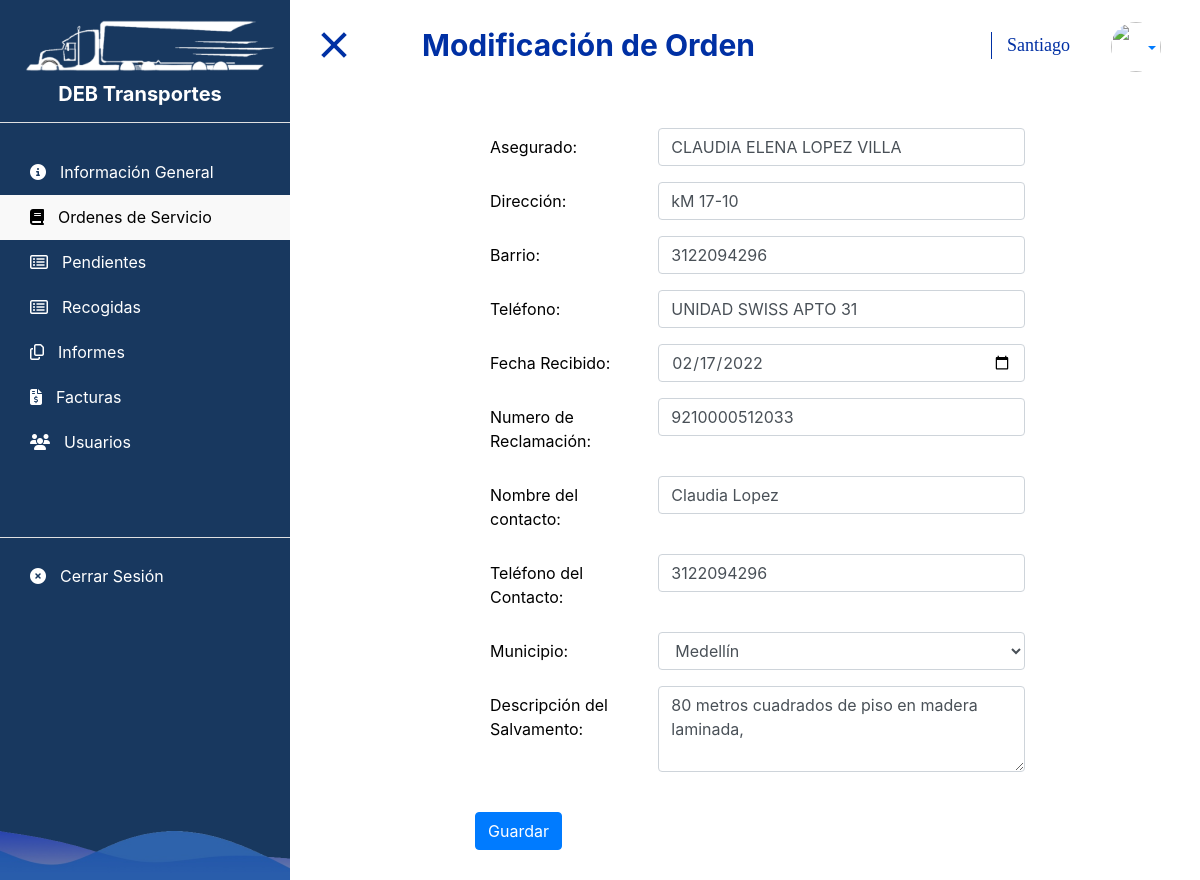
The app's page /views/modifyOrder.php?order=1404 (signed in) with its own data.
### tables this page shows
CREATE TABLE `orders` (
  `id` int(11) NOT NULL,
  `insured` varchar(50) NOT NULL,
  `address` varchar(100) NOT NULL,
  `community` varchar(25) NOT NULL,
  `phone` varchar(20) NOT NULL,
  `received_date` date NOT NULL,
  `claim_number` varchar(20) NOT NULL,
  `contact_name` varchar(50) NOT NULL,
  `contact_phone` varchar(20) NOT NULL,
  `municipality` varchar(30) NOT NULL,
  `state` varchar(15) NOT NULL,
  `description` text NOT NULL,
  `modification_date` date NOT NULL,
  `last_date` date NOT NULL,
  `photo` varchar(20) NOT NULL,
  `fk_lot` int(11) NOT NULL DEFAULT 0
);

### views/reports.php (called while the page is built)
<?php
function excelReport() {
    return "
<div class='modal' id='reportsModal' tabindex='-1'>
    <div class='modal-dialog'>
        <div class='modal-content'>
            <div class='modal-header'>
                <h5 class='modal-title'>Generación de Informes</h5>
                <button type='button' class='close' data-dismiss='modal' aria-label='Close'>
                    <span aria-hidden='true'>&times;</span>
                </button>
            </div>
            <form name='excel' action='' id='reports_form' method='POST'>
                <div class='modal-body'>
                    <span>Seleccione el rango de fechas:</span><br>
                    <div class='form-group mt-3'>
                        <div class='d-flex'>
                            <label for='start_date' class='col-sm-4 col-form-label'>Fecha Inicial:</label>
                            <input type='date' name='start_date' class='form-control pgtion' placeholder='Fecha inicial' id='start_date' required maxlength='10' onchange='return startDateCheck();'>
                        </div>
                        <div id='start_date_feed'></div>
                    </div>
                    <div class='form-group mt-3'>
                        <div class='d-flex'>
                            <label for='end_date' class='col-sm-4 col-form-label'>Fecha Final:</label>
                            <input type='date' name='end_date' class='form-control pgtion' placeholder='Fecha final' id='end_date' required maxlength='10' onchange='return endDateCheck();'>
                        </div>
                        <div id='end_date_feed'></div>
                    </div>
                </div>
                <div class='modal-footer'>
                    <button type='button' class='btn btn-secondary' data-dismiss='modal'>Cerrar</button>
                    <button type='button' name='btnsubmit2' onclick='return formValidation2();' class='btn btn-success'>Informe Tiempos</button>
                    <button type='button' name='btnsubmit' onclick='return formValidation();' class='btn btn-primary'>Informe General</button>
                </div>
            </form>
        </div>
    </div>
</div>
<script src='../assets/js/reportsDate.js' type='text/javascript'></script>
";
}
?>

### back_end/orderClass.php (called while the page is built, shortened)
<?php
class orderClass {
    function read($select, $values) {
        $db = new dataBaseConection();
        $con = $db->conected();
        $query = "SELECT $select FROM `orders` WHERE $values";
        $result = $con->query($query);
        return $result;
    }
}

### back_end/orderController.php (the view, shortened to what this page needs)
<?php
include_once 'orderClass.php';
class orderController {
            ?><table class="table table-bordered mt-5 ml-5 col-6">
                    <?php
        function readSpecificOrder($order_id) {
            $model = new orderClass();
            $order_data = $model->read("*", "id = $order_id");
            foreach ($order_data as $data) {
            }
            return $data;
        }
    }

### back_end/orderController.php (the view, shortened to what this page needs)
<?php
include_once 'orderClass.php';
class orderController {
    function lots_mail() {
        $model = new lotClass();
        $model2 = new orderClass();
        $all_lots = $model->read(" `state_lot` = 'Pendiente' ORDER BY `lots`.`id` DESC");
        return $all_lots;
        foreach ($all_lots as $lots) {
            $dataLo = $lots['id'];
            $all_orders = $model2->read("`fk_lot` = '$dataLo' ORDER BY `orders`.`id` DESC");
            ?><table class="table table-bordered mt-5 ml-5 col-6">
                <?php
                foreach ($all_orders as $order) {
                    ?>
                    <tbody>
                        <tr>
                            <td class="col-6"><?= $order['claim_number'] ?></td>
                            <td class="col-6"><?= $order['description'] ?></td>
                        </tr>
                    </tbody>
                    <?php
                }
            }
        }
        function readSpecificOrder($order_id) {
            $model = new orderClass();
            $order_data = $model->read("*", "id = $order_id");
            foreach ($order_data as $data) {
            }
            return $data;
        }
    }

### views/modifyOrder.php (shortened to what this page needs)
<?php
include_once 'layout/general.php';
include_once '../back_end/orderController.php';
$layout = new general();
$controller = new orderController();
$data = $controller->readSpecificOrder($_GET['order']);
?>
<!DOCTYPE html>
<html>
    <?= $layout->head('Modificación de Orden'); ?>
    <body>
        <div id='wrapper'>
            <?= $layout->navbar('orders'); ?>
            <div id='page-content-wrapper'>
                <button type='button' class='hamburger animated fadeInLeft is-closed' data-toggle='offcanvas'>
                    <span class='hamb-bottom'></span>
                </button>
                <?= $layout->navTitle("Admin", 1, "Modificación de Orden");?>
                <div class='row'>
                    <div class='col-11 col-md-10 col-lg-8  mx-auto mt-5'>
                        <form name='orders_form' onSubmit='return formValidation()' <?="action='../back_end/orderController.php?type=update&id=$data[id]'";?> method='POST'>
                            <div class='form-group'>
                                <div class='d-flex'>
                                    <label for='insured' class='col-sm-4 col-form-label'>Asegurado:</label>
                                    <input <?="value='$data[insured]'";?> type='text' name='insured' class='form-control pgtion' placeholder='Nombre Asegurado' id='insured' required maxlength='50' onchange='return insuredCheck(this)'>
                                </div>
                            </div>
                            <div class='form-group'>
                                <div class='d-flex'>
                                    <label for='address' class='col-sm-4 col-form-label'>Dirección:</label>
                                    <input <?="value='$data[address]'";?> type='text' name='address' class='form-control pgtion' placeholder='Dirección' id='address' required maxlength='100' onchange='return addressCheck(this)'>
                                </div>
                            </div>
                            <div class='form-group'>
                                <div class='d-flex'>
                                    <label for='community' class='col-sm-4 col-form-label'>Barrio:</label>
                                    <input <?="value='$data[community]'";?> type='text' name='community' class='form-control pgtion' placeholder='Barrio' id='community' required maxlength='100' onchange='return addressCheck(this)'>
                                </div>
                            </div>
                            <div class='form-group'>
                                <div class='d-flex'>
                                    <label for='phone' class='col-sm-4 col-form-label'>Teléfono:</label>
                                    <input <?="value='$data[phone]'";?> type='text' name='phone' class='form-control pgtion' placeholder='Teléfono' id='phone' required maxlength='20' onchange='return phoneCheck(this)'>
                                </div>
                            </div>
                            <div class='form-group'>
                                <div class='d-flex'>
                                    <label for='receive_date' class='col-sm-4 col-form-label'>Fecha Recibido:</label>
                                    <input <?="value='$data[received_date]'";?> type='date' name='receive_date' class='form-control pgtion' placeholder='Fecha de recibido' id='receive_date' required maxlength='10' onchange='return dateCheck(this)'>
                                </div>
                            </div>
                            <div class='form-group'>
                                <div class='d-flex'>
                                    <label for='claim_number' class='col-sm-4 col-form-label'>Numero de Reclamación:</label>
                                    <input <?="value='$data[claim_number]'";?> type='text' name='claim_number' class='form-control pgtion' placeholder='Número de Reclamación' id='claim_number' required maxlength='14' onchange='return claimNumberCheck(this)'>
                                </div>
                            </div>
                            <div class='form-group'>
                                <div class='d-flex'>
                                    <label for='contact_name' class='col-sm-4 col-form-label'>Nombre del contacto:</label>
                                    <input <?="value='$data[contact_name]'";?> type='text' name='contact_name' class='form-control pgtion' placeholder='Nombre del contacto' id='contact_name' required maxlength='50' onchange='return contactNameCheck(this)'>
                                </div>
                            </div>
                            <div class='form-group'>
                                <div class='d-flex'>
                                    <label for='contact_phone' class='col-sm-4 col-form-label'>Teléfono del Contacto:</label>
                                    <input <?="value='$data[contact_phone]'";?> type='text' name='contact_phone' class='form-control pgtion' placeholder='Teléfono del Contacto' id='contact_phone' required maxlength='20' onchange='return contactPhoneCheck(this)'>
                                </div>
                            </div>
                            <div class='form-group'>
                                <div class='d-flex'>
                                    <label for='municipality' class='col-sm-4 col-form-label'>Municipio:</label>
                                    <select id='municipality' name='municipality' class='form-control pgtion' maxlength='30' required onchange='return municipalityCheck(this)'>
                                        <option <?="value='$data[municipality]'";?> selected><?="$data[municipality]";?></option>
                                    </select>
                                </div>
                            </div>
                            <div class='form-group'>
                                <div class='d-flex'>
                                    <label for='description' class='col-sm-4 col-form-label'>Descripción del Salvamento:</label>
                                    <textarea class='form-control pgtion' rows='3' placeholder='Descripción del Salvamento' id='description' name='description' required maxlength='2000' onchange='return descriptionCheck(this)'><?="$data[description]";?></textarea>
                                </div>
                            </div>
                            <br/>
                            <button type='submit' class='btn btn-primary'>Guardar</button>
                        </form>
                    </div>
                </div>
            </div>
        </div>
    </body>
</html>

### assets/css/navBar.css (style rules this page uses)
body, html { height: 100%; overflow-x: hidden; overflow-y: auto; }
#wrapper { padding-left: 0; -webkit-transition: all 0.5s ease; -moz-transition: all 0.5s ease; -o-transition: all 0.5s ease; transition: all 0.5s ease; }
#wrapper.toggled { padding-left: 300px; }
#page-content-wrapper { width: 100%; padding: 30px; }
#wrapper.toggled #page-content-wrapper { margin-right: -220px; }
.hamburger { position: relative; top: 34px; z-index: 999; display: block; width: 32px; height: 32px; background: transparent; border: none; margin-top: -35px; }
.hamburger.is-closed .hamb-top, .hamburger.is-closed .hamb-middle, .hamburger.is-closed .hamb-bottom, .hamburger.is-open .hamb-top, .hamburger.is-open .hamb-middle, .hamburger.is-open .hamb-bottom { position: absolute; left: -12px; height: 4px; width: 100%; }
.hamburger.is-open .hamb-top, .hamburger.is-open .hamb-middle, .hamburger.is-open .hamb-bottom { background: #0030a4; }
.hamburger.is-open .hamb-top, .hamburger.is-open .hamb-bottom { top: 50%; margin-top: -2px; }
.hamburger.is-open .hamb-bottom { -webkit-transform: rotate(-45deg); -webkit-transition: -webkit-transform .2s cubic-bezier(.73,1,.28,.08); }
.hamburger.is-open:before { content: ''; display: block; width: 100px; font-size: 14px; color: #fff; line-height: 32px; text-align: center; opacity: 0; -webkit-transform: translate3d(0,0,0); -webkit-transition: all .35s ease-in-out; }

### assets/css/style.css (style rules this page uses)
.form-group { text-align: left; color: #000; }

### records on screen
orders: insured "CLAUDIA ELENA LOPEZ VILLA", address "kM 17-10", community "3122094296", phone "UNIDAD SWISS APTO 31", receive_date "02/17/2022", claim_number "9210000512033", contact_name "Claudia Lopez", contact_phone "3122094296", municipality "Medellín", description "80 metros cuadrados de piso en madera laminada,"

### other values on screen
$title "Modificación de Orden"
$user_name "Santiago"
